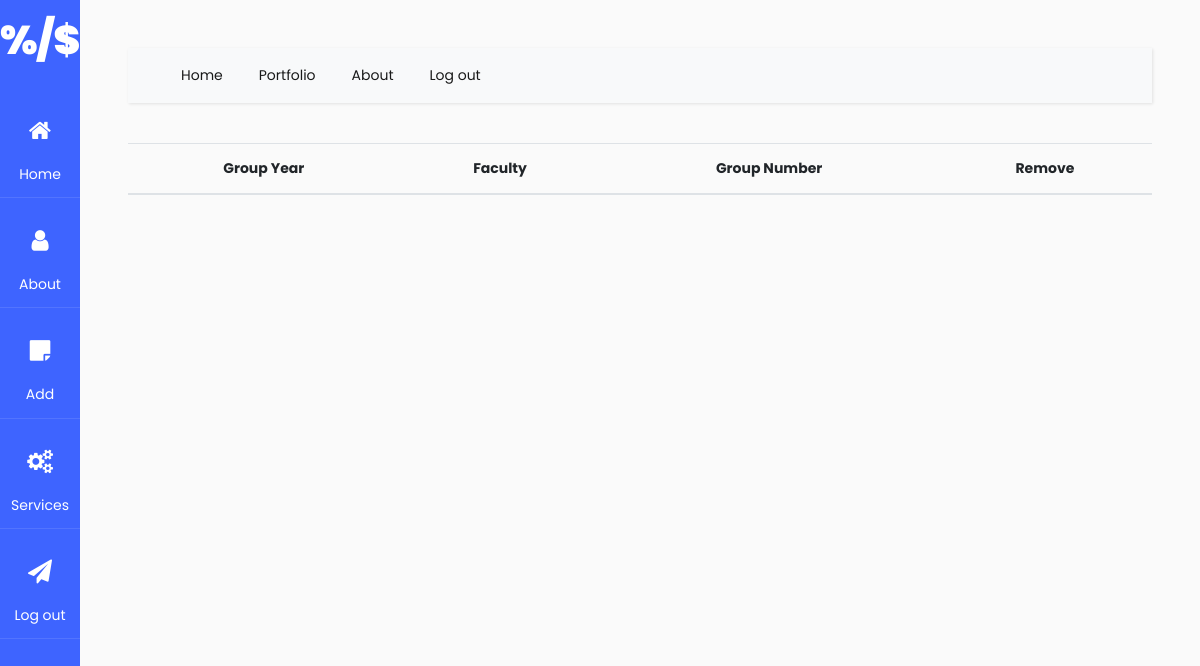
Page /schedule/add-student/1/ on the earlier database version.
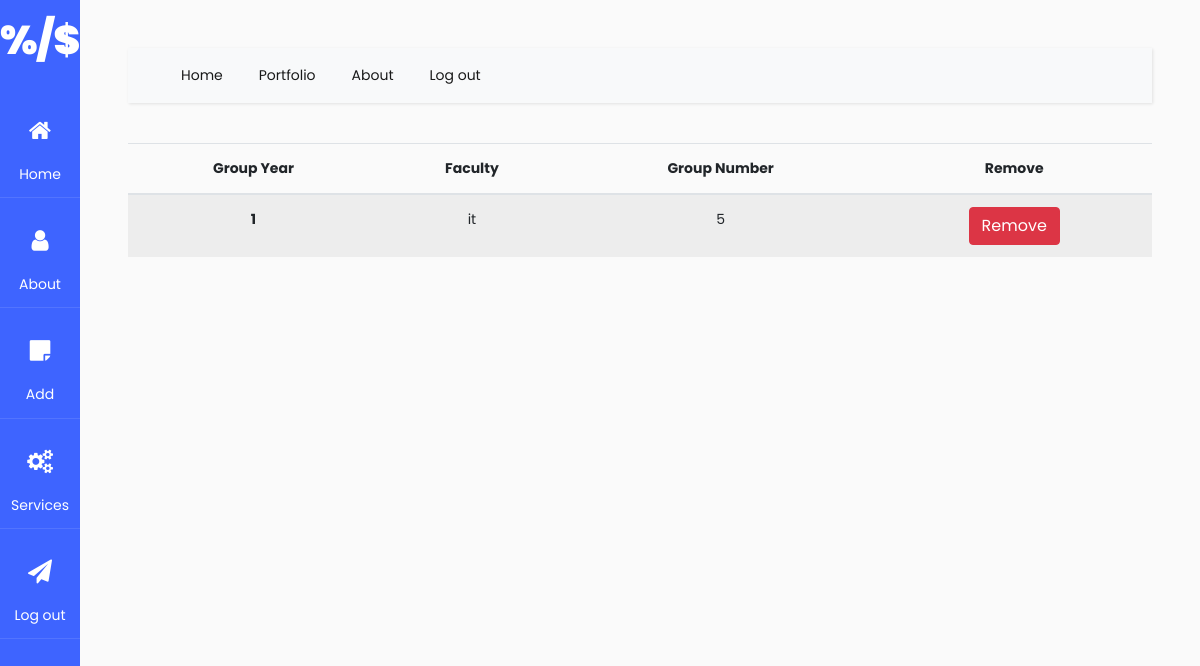
Same page on the later database version.
### app/models.py (models this page shows, shortened)
class Students(models.Model):
    group_year = models.IntegerField()
    group_title = models.CharField(max_length= 10)
    group_number = models.IntegerField()
    lessons = models.ManyToManyField(Lesson, blank=True)
    class Meta:
        unique_together = ('group_year', 'group_title', 'group_number')

### app/views.py (the view)
# urls.py: path("add-student/<int:year_id>/", views.viewStudents, name = "viewStudents"),
def viewStudents(request, year_id):
    arr = Students.objects.filter(group_year = year_id).order_by("group_title")
    context = {'students':arr,}
    return render(request, "app/AddingForms/Studentslist.html", context)

### app/templates/app/AddingForms/Studentslist.html
{% extends 'app/layout.html' %}
{% block body %}
<table class="table table-striped">
    <thead>
      <tr>
        <th scope="col">Group Year</th>
        <th scope="col">Faculty</th>
        <th scope="col">Group Number</th>
        <th scope = "col">Remove</th>
      </tr>
    </thead>
{% for student in students %}
    <tbody>
      <tr>
        <th scope="row">{{student.group_year}}</th>
        <td>{{student.group_title}}</td>
        <td>{{student.group_number}}</td>
        <td><form action = "{% url 'scheduleapp:deleteStudent' student.id%}" method = "post">{% csrf_token %}<button type="submit" class="btn btn-danger" name = "delete">Remove</button></form></td>
      </tr>
    </tbody>
{% endfor %}
</table>
{% endblock body %}

Differences in the rows shown:
added Students: group_year "1", group_title "it", group_number "5"
